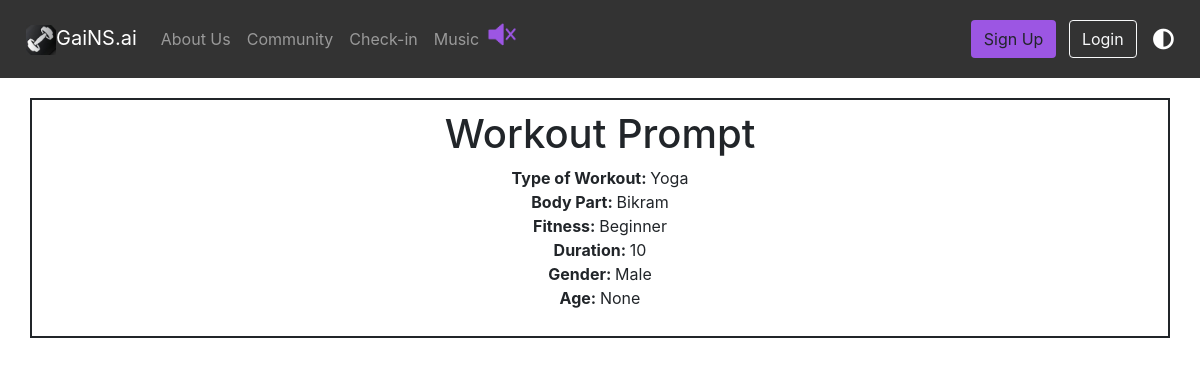
/account/workout_detail/48/, run on the app's committed database.
### account/models.py (models this page shows, shortened)
class Prompt(models.Model):
    user = models.ForeignKey(User, on_delete=models.CASCADE, null=True, blank=True)
    sentence = models.TextField()
    different_sentence = models.TextField()
    age = models.IntegerField(blank=True, null=True)
    gender = models.CharField(max_length=20)
    duration = models.PositiveIntegerField()
    fitness = models.CharField(max_length=30)
    typeofextra = models.CharField(max_length=50)
    typeofworkout = models.CharField(max_length=50)
    other = models.TextField()
    typeofworkoutform = models.CharField(max_length=50)

### account/views.py (the view)
# urls.py: path('workout_detail/<int:pk>/', views.workout_detail, name = 'workout_detail'),
def workout_detail(request, pk):
    prompt = get_object_or_404(Prompt, pk=pk)
    workout_output = WorkoutOutput.objects.filter(workout_prompt=prompt).first()
    if workout_output:
        workout_output_string = workout_output.workout_output
        return render(request, 'workout_detail.html', {'prompt': prompt, 'workout_output': workout_output_string})
    else:
        return render(request, 'workout_detail.html', {'prompt': prompt, 'workout_output': None})

### account/templates/workout_detail.html (shortened to what this page needs)
{%extends 'base.html'%}
{% load static %}
{% block content %}
    <div class="container" style="border: 2px solid;padding: 10px;margin-bottom: 20px;margin-top: 20px;text-align:center;">
        <h1>Workout Prompt</h1>
        <ul style="list-style-type: none; padding: 0;">
            <li><strong>Type of Workout: </strong> {{ prompt.typeofworkoutform }}</li>
            {% if prompt.typeofworkout != '' %}
            <li><strong>Body Part: </strong> {{ prompt.typeofworkout }}</li>
            {% endif %}
            {% if prompt.fitness != '' %}
            <li><strong>Fitness: </strong> {{ prompt.fitness }}</li>
            {% endif %}
            {% if prompt.duration != '' %}
            <li><strong>Duration: </strong> {{ prompt.duration }}</li>
            {% endif %}
            {% if prompt.gender != '' %}
            <li><strong>Gender: </strong> {{ prompt.gender }}</li>
            {% endif %}
            <li><strong>Age: </strong> {{ prompt.age }}</li>
        </ul>
    </div>
{%endblock%}

### data on the page
Prompt: typeofworkoutform "Yoga", typeofworkout "Bikram", fitness "Beginner", duration "10", gender "Male", age "None"
